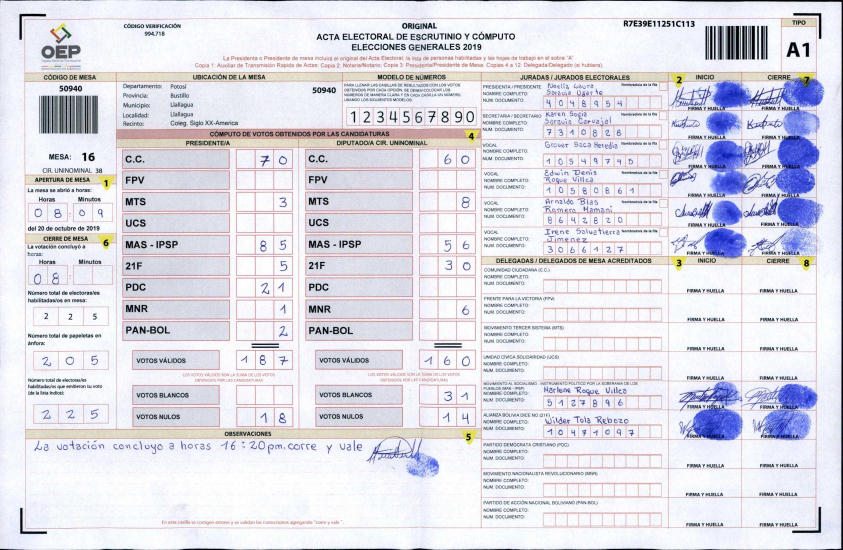
#> input picture 509401.jpg, 2527 x 1648 px, found by its file name (shown at 1/3 size)
$ python lines.py
#> lines starting #> are read from the running program, lines starting #| are printed output that depends on the picture; after the words box and inside, x2 and y2 are one past the last pixel; in counts of white or black regions, pixels touching at a corner belong together
import numpy as np
import cv2

fileim = "509401.jpg"
img = cv2.imread(fileim)
#> img is the input picture: shape (1648, 2527, 3); mean B, G, R 230.8, 221.4, 222.4

img_or = cv2.GaussianBlur(img, (5, 5), 0)

hsv = cv2.cvtColor(img_or, cv2.COLOR_BGR2HSV)
#> hsv: shape (1648, 2527, 3); mean H, S, V 111.9, 19.3, 234


low_yellow = np.array([18, 94, 140])
up_yellow = np.array([48, 255, 255])

mask1 = cv2.inRange(hsv, low_yellow, up_yellow)
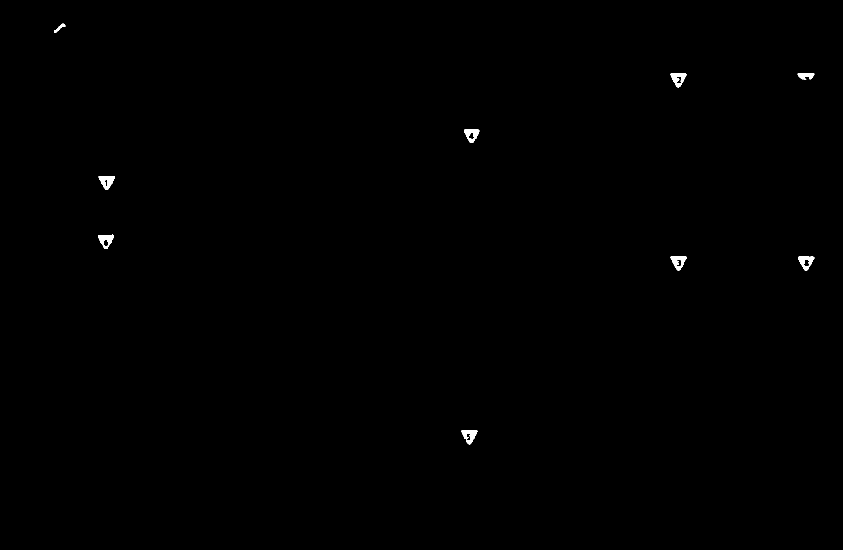
#> mask1: shape (1648, 2527) (shown at 1/3 size); 0.2% white; 10 white regions, largest, box (x1, y1, x2, y2) and area: (296, 528, 345, 570) 1170, (2012, 769, 2060, 811) 1084, (2011, 220, 2059, 262) 1071


lower_white = np.array([84, 89, 56], dtype=np.uint8)
upper_white = np.array([178, 175, 104], dtype=np.uint8)


mask2 = cv2.inRange(hsv, lower_white, upper_white)
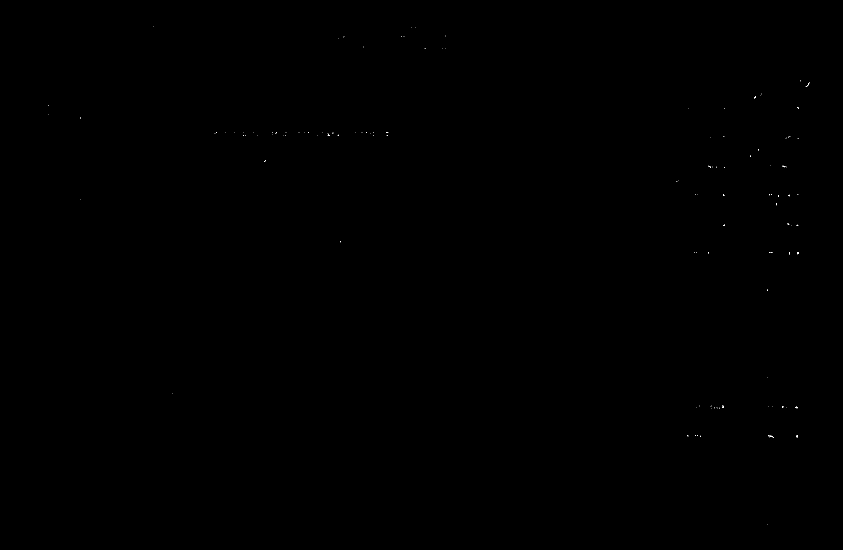
#> mask2: shape (1648, 2527) (shown at 1/3 size); 0.01% white in thin lines or dots, all inside (x1, y1, x2, y2) = (144, 79, 2429, 1573)


img = cv2.resize(mask1, (640,480))
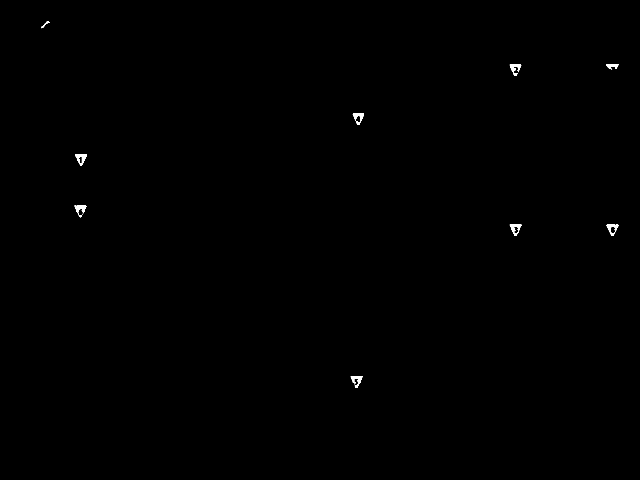
#> img: shape (480, 640); min 0, max 255, mean 0.5
img2 = cv2.resize(mask2, (640,480))
img_or= cv2.resize(img_or, (640,480))
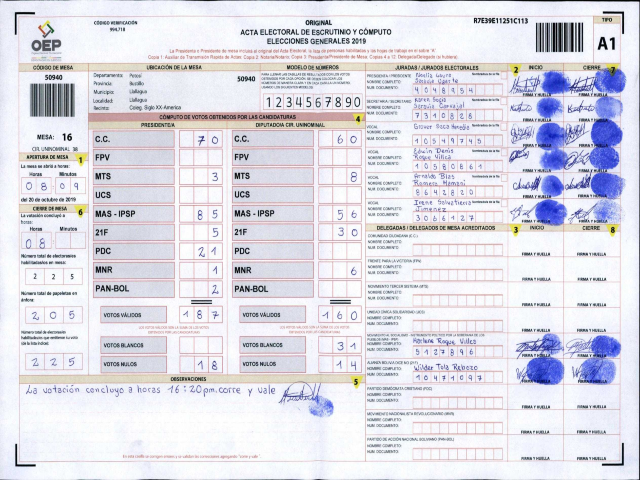
#> img_or: shape (480, 640, 3); mean B, G, R 230.7, 221.3, 222.3

cv2.imshow('res', img)
cv2.imshow('res2', img2)
cv2.imshow("rest3", img_or)
cv2.waitKey(0)
cv2.destroyAllWindows()
